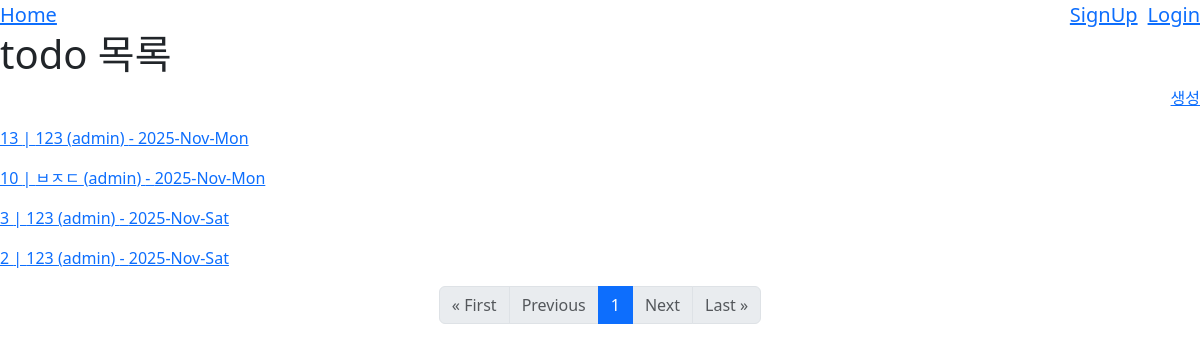
Before: / with the older database file.
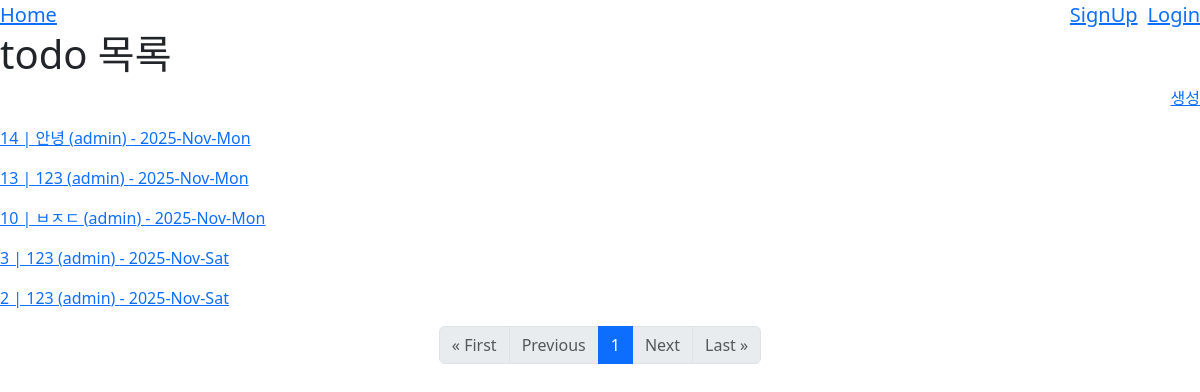
After: the same page with the newer database file.
### totododo/models.py (models this page shows, shortened)
class Todo(models.Model):
  user = models.ForeignKey(User, on_delete=models.CASCADE)
  title = models.CharField('제목',max_length=50)
  description = models.TextField('설명',)
  start_date = models.DateField('시작일',)
  end_date = models.DateField('마감일',)
  is_completed = models.BooleanField('완료여부',default=False)
  created_at = models.DateTimeField('생성일시',auto_now_add=True)
  modified_at = models.DateTimeField('수정일시',auto_now=True)
  image = models.ImageField('이미지', null=True, blank=True, upload_to='todo/%Y/%m/%d')
  thumbnail = models.ImageField('썸네일', null=True, blank=True, upload_to='todo/%Y/%m/%d/thumbnail')
  class Meta:
    verbose_name = 'Todo'
    verbose_name_plural = 'Todos'
  def get_thumbnail_image_url(self):
    if self.thumbnail:
      return self.thumbnail.url
    elif self.image:
      return self.image.url
    return None

### totododo/cb_views.py (the view)
# urls.py: path('',cb_views.TodoListView.as_view(),name='list'),
class TodoListView (ListView):
  queryset = Todo.objects.all().order_by('-id')
  template_name = 'todo_list.html'
  paginate_by = 10

### todo/templates/todo_list.html (shortened to what this page needs)
{% extends 'base.html' %}
{% block content %}
<h1>todo 목록 {{ count }}</h1>
    <p style="text-align: right">
        <a href="{% url 'todo:create' %}">생성</a>
    </p>
{% for todo in object_list %}
    <p>
        <a href="{% url 'todo:detail' todo.pk %}">
            {{ todo.id }} | {{ todo.title }}
            <span>
                ({{ todo.user.username }})
            </span>  - {{ todo.created_at | date:'Y-M-D' }}
        </a>
    </p>
{% endfor %}
    {% include 'pagination.html' %}
{% endblock %}

Changed rows visible on the page:
added Todo: id "14", title "안녕", user.username "admin", created_at "2025-Nov-Mon"
